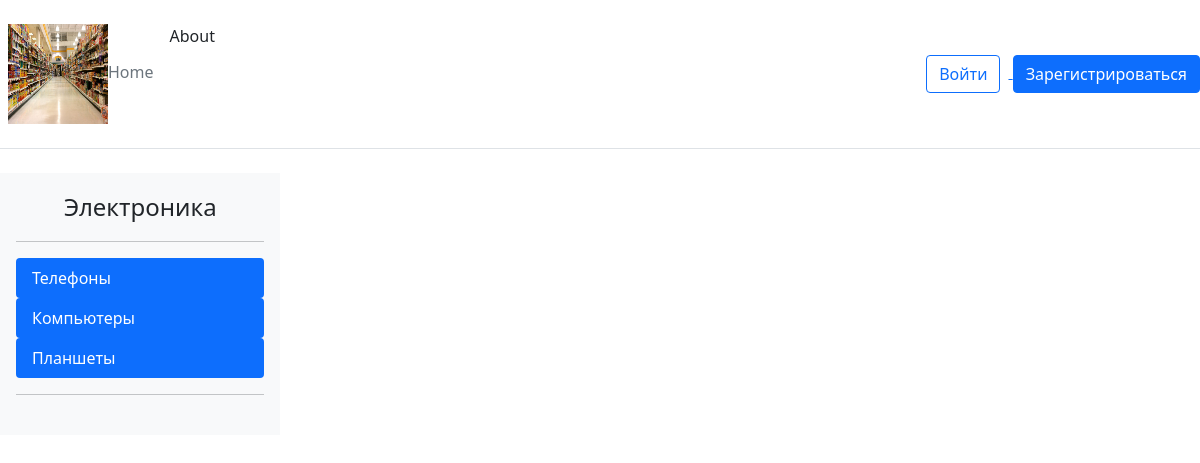
The app's page /catalog/1/ with its own data.
### catalog/models.py (models this page shows)
class SubCategories(models.Model):
    sub_category = models.CharField(max_length=100)
    category_key = models.ForeignKey(Categories, on_delete=models.CASCADE)
    def __str__(self):
        return self.sub_category

class Categories(models.Model):
    category = models.CharField(max_length=100)
    def __str__(self):
        return self.category

### catalog/views.py (the view)
# urls.py: path('/<int:pk>/', subcat_detail , name='cat'),
def subcat_detail(request,pk):
    all_sub_cat = SubCategories.objects.filter(category_key_id=pk)
    print(all_sub_cat)
    context = {
        'all_sub_cat':all_sub_cat
    }
    return render(request, 'cat_detail.html', context)

### main/context_processor.py (called while the page is built)
def current_city(request):
    all_cities = City.objects.all()
    request.session['the_city'] = request.GET
    context = {
        'the_city': request.session['the_city'],
        'all_cities': all_cities
    }
    return context

def catalog(request):
    subcat = SubCategories.objects.all()
    cat = Categories.objects.all()
    context = {'subcat': subcat,
               'cat': cat
               }
    return context

### catalog/templates/cat_detail.html
{% extends "main_page.html" %}
{% block sidebar %}
<div class="d-flex flex-column flex-shrink-0 p-3 bg-light" style="width: 280px;">
    <a href="/" class="d-flex align-items-center mb-3 mb-md-0 me-md-auto link-dark text-decoration-none">
        <svg class="bi me-2" width="40" height="32">
            <use xlink:href="#bootstrap"></use>
        </svg>
        <span class="fs-4">{{all_sub_cat.1.category_key}}</span>
    </a>
    <hr>
    <ul class="nav nav-pills flex-column mb-auto">
        {% for i in all_sub_cat %}
        <li class="nav-item">
            <a href="" class="nav-link active" aria-current="page">
                {{i.sub_category}}
            </a>
        </li>
        {% endfor %}
    </ul>
    <hr>
{% endblock %}

### records on screen
SubCategories: category_key.category "Электроника", sub_category "Компьютеры"
SubCategories: sub_category "Телефоны"
SubCategories: sub_category "Планшеты"
